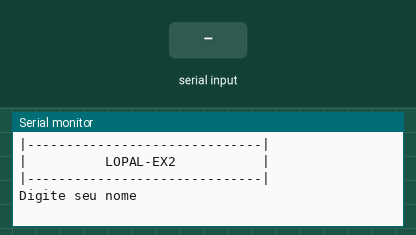
Recording of a sketch running on a simulated Arduino Uno, built with avr-gcc and run on an emulated ATmega328P. On the bench: the last lines printed to the serial monitor. The test bench sets the inputs (shaded band).

Above: at 1.2 s.
1.3 s: "90,45\n" received over Serial
At 2.9 s:
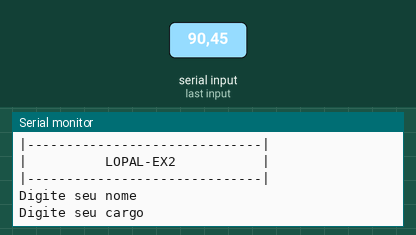
3.8 s: "30,150\n" received over Serial
At 6.0 s:
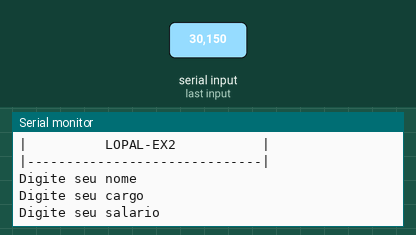
6.3 s: "5\n" received over Serial
At 6.54 s:
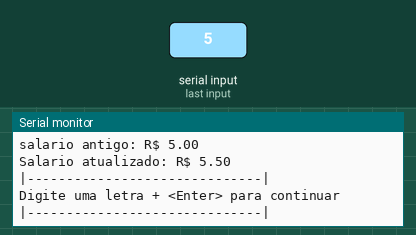

Measured:
- after the input at 1.3 s, the serial monitor: prints a new line after 1.0 s (image 1)
- after the input at 3.8 s, the serial monitor: prints a new line after 1.0 s (image 2)
- after the input at 6.3 s, the serial monitor: prints a new line at once (image 3)

The sketch:

ex71.ino
```cpp
//Faça um programa que receba o nome, cargo, e salário de um funcionário. Calcule o
//salário a ser acrescido de 10%. Ao final exiba o nome, o cargo e o novo salário desse
//funcionário.

//Variáveis
String nome = "";
String cargo = "";
float salario = 0;
float salarioAcrescido = 0;

void setup()
{
  Serial.begin (9600);
}

void loop()
{
  // cabeçario
  Serial.println("|------------------------------|");
  Serial.println("|          LOPAL-EX2           |");
  Serial.println("|------------------------------|");
  Serial.println();//pula uma linha
  Serial.println();//pula uma linha

  //Entrada
  Serial.println("Digite seu nome");//pergunta o nome do usuário
  while(! Serial.available() );//espera o usuário digitar/dar um <Enter>
  nome = Serial.readString();//resposta do usuário / ler um texto da serial
  nome.trim();//retira  o \n (retira o enter capturado)

  Serial.println("Digite seu cargo");//pergunta o cargo do usuário
  while(! Serial.available() );//espera o usuário digitar/dar um <Enter>
  cargo = Serial.readString();//resposta do usuário / ler um texto da serial
  cargo.trim();//retira  o \n (retira o enter capturado)

  Serial.println("Digite seu salario");//pergunta o salário do usuário
  while(! Serial.available() );//espera o usuário digitar/dar um <Enter>
  salario = Serial.parseFloat();//resposta do usuário

  //processamento
  salarioAcrescido = salario + (salario * 0.10);

  //saída - formatada

   Serial.println();
   Serial.println();

   Serial.println("Relatorio");
   Serial.println();
   Serial.println("|------------------------------|");
   Serial.println();
   Serial.println("nome: " + nome );
   Serial.println("cargo:" + cargo);
   Serial.println("salario antigo: R$ " + String (salario));
   Serial.println("Salario atualizado: R$ " + String(salarioAcrescido));
   Serial.println();

   Serial.println("|------------------------------|");

   Serial.println("Digite uma letra + <Enter> para continuar");
   while (!Serial.available());

   Serial.println();
   Serial.println();

   Serial.read();//Limpa o cache do /n - o <Enter>

}
```
